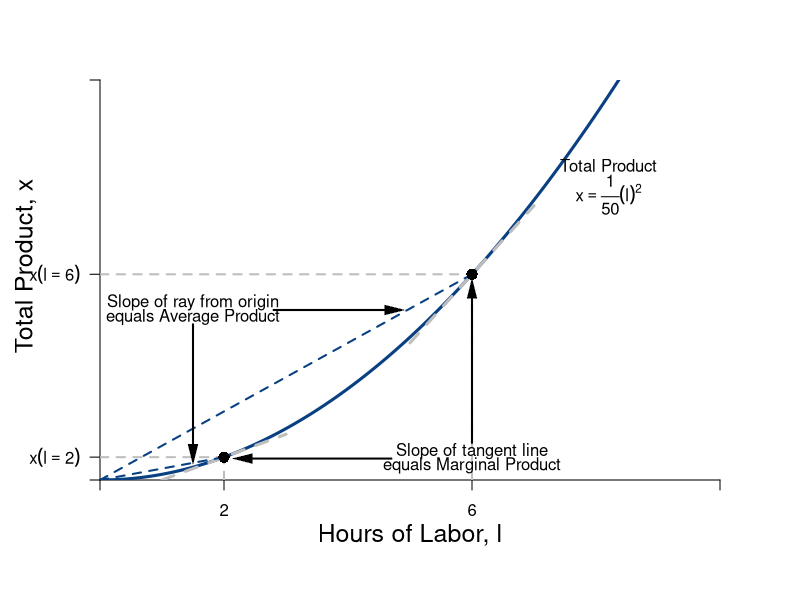

R code for this plot:
require(shape)
pdf(file = "specprodexch/production_irs.pdf", width = 9, height = 7)

#Set parameters for graphics
axislabelsize <- 1.5
graphlinewidth <- 3
segmentlinewidth <- 2

COL <- c("#7fc97f", "#beaed4", "#fdc086", "#ffff99", "#386cb0", "#f0027f", "#bf5b17", "#666666")
COLA <- c("#99d8c9","#66c2a4","#41ae76", "#238b45", "#005824")
COLB <- c("#4eb3d3", "#2b8cbe", "#0868ac","#084081")

#Edited the margins to cater for the larger LHS labels
par(mar =  c(6, 5, 4, 4))


prodFn <- function(l, alpha = 2, k = 0.02) {
  k*l^alpha
}

MprodFn <- function(l, alpha = 2, k = 0.02) {
  k*alpha*l^(alpha - 1)
}

AprodFn <- function(l, alpha = 2, k = 0.02) {
  k*l^(alpha - 1)
}

Mpline <- function(l, constant = 0.3181472, slope = 0.125){
  constant + slope*l
}

xlims <- c(0, 10)
ylims <- c(0, 1.4)

npts <- 501 
x <- seq(xlims[1], xlims[2], length.out = npts)
y <- seq(ylims[1], ylims[2], length.out = npts) 
a <- c(13, 15, 17)

plot(0, 0, xlim = xlims, ylim = ylims, type = "n",
     xlab = expression(paste("")),
     ylab = expression(paste("")), 
     xaxt = "n", 
     yaxt = "n", 
     cex.lab = axislabelsize, 
     bty = "n",
     xaxs="i", 
     yaxs="i")

# ticksy <- seq(from = 0, to = ylims[2], by = 0.25)
# ylabels <- seq(from = 0, to = ylims[2], by = 0.25)
# ticksx <- seq(from = 0, to = xlims[2], by = 1)
# xlabels <- seq(from = 0, to = xlims[2], by = 1)
ticksy <- c(0, prodFn(l = 2, k = 0.02, alpha = 2), prodFn(l = 6, k = 0.02, alpha = 2), ylims[2])
ylabels <- c(NA, expression(paste(x(l == 2))), expression(paste(x(l==6))), NA)
ticksx <- c(0, 2, 6, xlims[2])
xlabels <- c(NA, 2, 6, NA)

axis(1, at = ticksx, pos = 0, labels = xlabels)
axis(2, at = ticksy, pos = 0, labels = ylabels, las = 1)

npts <- 500 
xx1 <- seq(xlims[1], xlims[2], length.out = npts)

xx3 <- seq(1, 3, length.out = npts)
xx4 <- seq(5, 7, length.out = npts)

lines(xx1, prodFn(xx1, alpha = 2, k = 0.02), col = COLB[4], lwd = graphlinewidth)
#lines(xx1, MprodFn(xx1, alpha = 2, k = 0.02), col = COLA[1], lwd = graphlinewidth)
#lines(xx1, AprodFn(xx1, alpha = 2, k = 0.02), col = COLA[2], lwd = graphlinewidth)
lines(xx3, Mpline(xx3, constant = prodFn(l = 2, k = 0.02, alpha = 2) - 2*MprodFn(l = 2, k = 0.02, alpha = 2), slope = MprodFn(l = 2, k = 0.02, alpha = 2)), col = "gray", lty = 2, lwd = graphlinewidth)
lines(xx4, Mpline(xx4, constant = prodFn(l = 6, k = 0.02, alpha = 2) - 6*MprodFn(l = 6, k = 0.02, alpha = 2), slope = MprodFn(l = 6, k = 0.02)), col = "gray", lty = 2, lwd = graphlinewidth)

#Axis Labels
mtext(expression(paste("Hours of Labor, ", l)), side = 1, line = 2.5, cex = axislabelsize)
text(-1.2, 0.75, expression(paste("Total Product, ", x)), xpd = TRUE, cex = axislabelsize, srt = 90) 

segments(0, prodFn(l = 6, k = 0.02, alpha = 2), 6, prodFn(l = 6, k = 0.02, alpha = 2), lty = 2, col = "gray" , lwd = segmentlinewidth)
segments(6, 0, 6, prodFn(l = 6, k = 0.02, alpha = 2), lty = 2, col = "gray" , lwd = segmentlinewidth)
segments(0, 0, 6, prodFn(l = 6, k = 0.02, alpha = 2), lty = 2, col = COLB[4] , lwd = segmentlinewidth)
points(6, prodFn(l = 6, k = 0.02), pch = 16, col = "black", cex = 1.5)

segments(0, prodFn(l = 2, k = 0.02, alpha = 2), 2, prodFn(l = 2, k = 0.02, alpha = 2), lty = 2, col = "gray" , lwd = segmentlinewidth)
segments(2, 0, 2, prodFn(l = 2, k = 0.02, alpha = 2), lty = 2, col = "gray" , lwd = segmentlinewidth)
segments(0, 0, 2, prodFn(l = 2, k = 0.02, alpha = 2), lty = 2, col = COLB[4] , lwd = segmentlinewidth)
points(2, prodFn(l = 2, k = 0.02, alpha = 2), pch = 16, col = "black", cex = 1.5)


#Label the iso-welfare functions for the HG, Aisha
text(8.2, 1.1, expression(paste("Total Product")))
text(8.2, 1, expression(x == frac(1,50)*(l)^2))


#Marginal Product
text(6, 0.1, expression(paste("Slope of tangent line")))
text(6, 0.05, expression(paste("equals Marginal Product")))
Arrows(4.7, 0.075, 2.3, 0.075, col = "black", lty = 1, lwd = 2, arr.type = "triangle", arr.lwd = 0.5)
Arrows(6, 0.13, 6, 0.67, col = "black", lty = 1, lwd = 2, arr.type = "triangle", arr.lwd = 0.5)

#Average Product
text(1.5, prodFn(l = 6, k = 0.02, alpha = 2) - 0.1, expression(paste("Slope of ray from origin")))
text(1.5, prodFn(l = 6, k = 0.02, alpha = 2) - 0.15, expression(paste("equals Average Product")))
Arrows(1.5, prodFn(l = 6, k = 0.02, alpha = 2) - 0.175, 1.5, prodFn(l = 2, k = 0.02, alpha = 2) + 0.01 , col = "black", lty = 1, lwd = 2, arr.type = "triangle", arr.lwd = 0.5)
Arrows(2.8, prodFn(l = 6, k = 0.02, alpha = 2) - 0.125, 4.75, prodFn(l = 6, k = 0.02, alpha = 2) - 0.125, col = "black", lty = 1, lwd = 2, arr.type = "triangle", arr.lwd = 0.5)



dev.off()
